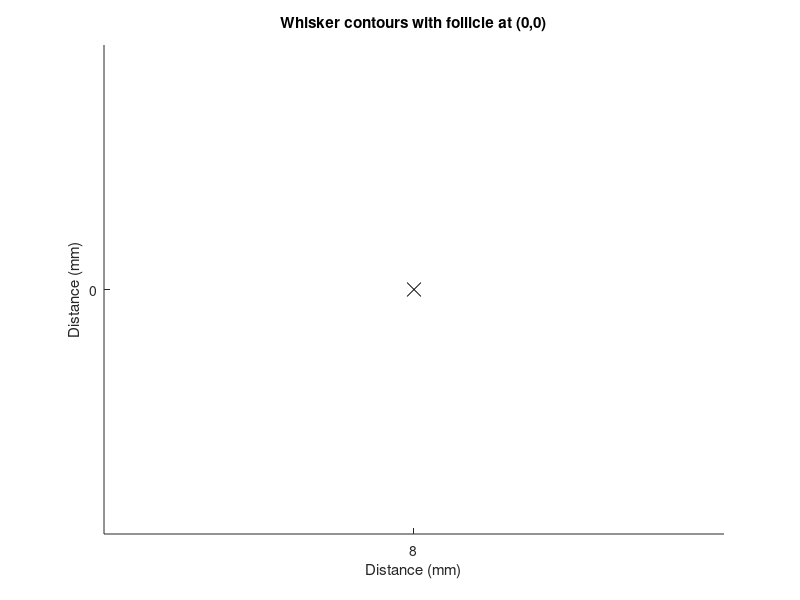

Recreate this plot in MATLAB. (Note: this script raises an error after producing the figure.)


%% bendingRods5 with rotation
% whisker angle at based - theta0
% object position - (x y)
% rotate frame of reference by -theta0 by applying a rotation matrix
%
% 
% --------------misc simulation paramters
n_segments=1000; % number of finite elements
pole_pos_in_mm = 8; % distance of pole form the face; along x- axis <-- CHANGE

numPosForces=19; % number of simulations with non-zero forces
incr=1.0; % increment of intended angle, degrees
thetaMin=incr; % min angle with positive force
thetaMax=numPosForces*incr; % max angle with positive force

anglesAtBases=incr:incr:thetaMax; % intended angles at base
numZeroForces=15; % number of simulations with zero forces (i.e. before whisker strikes object)

% --------------setting up plots
r0=[pole_pos_in_mm/1000 0]'; % pole pos in meters
figure(21); cla; hold
plot(r0(1)*1000, r0(2)*1000, 'kx', 'MarkerSize', 10); % point of force application
axis equal
title('Whisker contours with follicle at (0,0)');
xlabel('Distance (mm)');
ylabel('Distance (mm)');

% --------------mouse pad elasticitiy
% assume that moment = kTheta * dTheta 
% moment = [N m]; dTheta = [rad]; kTheta = [N m / rad]
kTheta = 5e-6; % in rad/(Nm); larger means stiffer <-- CHANGE

% --------------setting whisker parameters 
% rat whiskers
% wh.ym=3.5e9; % young's modulus in pascal
% wh.L=0.060; % whisker length in meters
% base_radius=1.00e-4;
%
% mouse whisker parameters
conical=1; % whisker has conical shape
wh.ym=5e9; % young's modulus in pascal
base_radius= 33.5e-6; % in meters
wh.L = 16e-3; % whisker length in meters

segment=wh.L/n_segments; % in meters; total length is n_segments * segment

if ~ conical
    I(1:n_segments)=(pi/4)*base_radius^4; %uniform
else
    I(1:n_segments)=(pi/4)*(base_radius*(1-(1:n_segments)*segment/wh.L)).^4;  %conical
end
wh.I=I; % moment of inertia



% --------------simulation 
% numPosForces=20;
% incr=1.0;
% thetaMin=incr;
% thetaMax=numPosForces*incr;
% 
% anglesAtBases=incr:incr:thetaMax; 
% numZeroForces=15;
%C anglesAtBases=(-(numZeroForces-1))*incr:incr:thetaMax; 

tolerance=0.0000001;
options = optimset('TolFun',tolerance);

contourLoc=0.008;
f=1/30000;
initialCondition = [contourLoc f];

f_axial=[];
moment=[];

contours=zeros(length(anglesAtBases)+numZeroForces, 2, n_segments+1); % to store trajectories

for j=1:numPosForces
    
    theta0=pi*anglesAtBases(j)/180;
    rotTheta0=[cos(-theta0) -sin(-theta0); sin(-theta0) cos(-theta0)];
    r1=rotTheta0*r0;
    rotTheta0=[cos(-theta0) -sin(-theta0); sin(-theta0) cos(-theta0)];
    a=r1';
    
    [x,fval,exitflag,output] = fminsearch(@(x) bendingRods5(x, a, wh),initialCondition, options); % x = [s_pole force]
    
    if fval < tolerance*100 % Kluge; I don't understand why fminsearch 'converges' even though the 'tolerance' is never reached
        wh=bendingRods5wPlot(x, wh);
        for i=1:size(wh.x, 2)
            temp=[wh.x(i) wh.y(i)]';
            temp=rotTheta0*temp;
            wh.x(i)=temp(1);
            wh.y(i)=temp(2);
        end
        %plot(wh.x*1000, -wh.y*1000, 'r', 'LineWidth', 1.0); % minus is to keep with convention
        contours(j+numZeroForces, 1, :)=wh.x*1000;
        contours(j+numZeroForces, 2, :)=wh.y*1000;
        plot(squeeze(contours(j+numZeroForces, 1, :)), -squeeze(contours(j+numZeroForces, 2, :)), 'r', 'LineWidth', 1.0);
    else
        wh.f_axial=0;
        wh.moment=0;
    end
    f_axial=[f_axial wh.f_axial];
    moment=[moment wh.moment];
    
end

intendedAnglesAtBases=anglesAtBases-(180/pi)*moment/kTheta; % correct for compliance in the whisker pad
%hold off
%figure; hold
ind=find(f_axial==0);
if ~isempty(ind)
    startind=min(ind)-1;
    for i=1:length(ind)
        intendedAnglesAtBases(startind+i)=intendedAnglesAtBases(startind+i-1)+incr;
        contours(startind+i+numZeroForces, 1, :)=segment*((1:(n_segments+1))-1)*cosd(intendedAnglesAtBases(startind+i))*1000;
        contours(startind+i+numZeroForces, 2, :)=-segment*((1:(n_segments+1))-1)*sind(intendedAnglesAtBases(startind+i))*1000;
        plot(squeeze(contours(startind+i+numZeroForces, 1, :)), -squeeze(contours(startind+i+numZeroForces, 2, :)), 'b', 'LineWidth', 1.0);
        %startind+i
    end
end

moment=abs(moment);
f_axial=abs(f_axial);
moment=[zeros(1, numZeroForces) moment];
f_axial=[zeros(1, numZeroForces)  f_axial];

intendedAnglesAtBases=[(-(numZeroForces-1)*incr):incr:0 intendedAnglesAtBases];

for i=1:numZeroForces
    contours(i, 1, :)=segment*((1:(n_segments+1))-1)*cosd(intendedAnglesAtBases(i))*1000;
    contours(i, 2, :)=-segment*((1:(n_segments+1))-1)*sind(intendedAnglesAtBases(i))*1000;
    plot(squeeze(contours(i, 1, :)), -squeeze(contours(i, 2, :)), 'b', 'LineWidth', 1.0);
end

hold off

figure(22); 
subplot(2,2,1); 
xlabel('whisker angle at follicle (degrees)')
ylabel('moment (Nm)')
xlim([-20 30])
set(gca, 'xtick',[-20 : 10 : 30])
line(intendedAnglesAtBases, moment,'Color','r')

subplot(2,2,2); 
xlabel('whisker angle at follicle (degrees)')
ylabel('axial_force (N)')
xlim([-20 30])
set(gca, 'xtick',[-20 : 10 : 30])
line(intendedAnglesAtBases, f_axial,'Color','r')

subplot(2, 2, 3); 
ylabel('axial_force (N)')
xlabel('moment (Nm)')
line(moment, f_axial, 'Color','r')

simResults.f_axial=f_axial;
simResults.moment=moment;
simResults.contours=contours;
simResults.intendedAnglesAtBases=intendedAnglesAtBases;


% Plot Decision boundary
subplot(2,2,1); 
data = get(gca,'Children');
x1 = get(data(1),'XData');
x2 = get(data(2),'XData');
xx = x1 + x2;
xx = xx/2;
y1 = get(data(1),'YData');
y2 = get(data(2),'YData');
yy = y1 + y2;
yy = yy/2;
line(xx, yy,'Color','c')


subplot(2,2,2); 
xlabel('whisker angle at follicle (degrees)')
ylabel('axial_force (N)')
xlim([-20 30])
set(gca, 'xtick',[-20 : 10 : 30])
line(intendedAnglesAtBases, f_axial,'Color','b')

subplot(2, 2, 3); 
ylabel('axial_force (N)')
xlabel('moment (Nm)')
line(moment, f_axial, 'Color','b')

%% ______________________animate whisking - two locations
% assume that contours have been tracked
% contours, f_axial, moment all need to be defined
% to do: 

load('simResults5');
f_axialGO=simResults5.f_axial;
contoursGO=simResults5.contours;
momentGO=simResults5.moment;

load('simResults8');
f_axialNG=simResults8.f_axial;
contoursNG=simResults8.contours;
momentNG=simResults8.moment;
intendedAnglesAtBases=simResults8.intendedAnglesAtBases

% load('intendedAnglesAtBases');
% load('contoursGO');load('contoursNG');
% load('momentGO');load('momentNG');
% load('f_axialGO');load('f_axialNG');

h23=figure(23); % arbitrary figure number
set(h23, 'Position', [50 50 1000 500], 'Color', 'w')

% axes on the left
x_lim=[-wh.L*1000*0.1 wh.L*1000*1.1]; y_lim=[-wh.L*1000*0.60 wh.L*1000*0.45];
hl=axes('Units', 'normalized', 'Position', [.07 .20 .25 .5], 'XLim', x_lim, 'YLim', ...
    y_lim, 'NextPlot', 'replacechildren', 'FontSize', 16);
axis square
xlabel('Distance (mm)'); ylabel('Distance (mm)')
ht=title('Go - object near', 'Color','b', 'FontSize', 20)

% plot circle to indicate pole
%h_pNG=line(8,0, 'Marker', 'o', 'Color', 'r', 'LineWidth', 1.5, 'MarkerFaceColor', 'r');
h_p=line(4,0, 'Marker', 'o', 'Color', 'b', 'LineWidth', 1.5, 'MarkerFaceColor', 'b');

h_w=line(squeeze(contoursGO(1, 1, :)), -squeeze(contoursGO(1, 2, :)), 'Linewidth', 1.5, 'Color', 'k');
%define and plot the follicle
follX=[contours(1, 1, 1), -50*(contours(1, 1, 2)- contours(1, 1, 1))];
follY=[contours(1, 2, 1), 50*(contours(1, 2, 2)- contours(1, 2, 1))];
h_f=line(follX, follY, 'Color', 'm', 'Linewidth', 3);

% axes in the middle
xm=abs(max(intendedAnglesAtBases)-min(intendedAnglesAtBases)); x_lim=[min(intendedAnglesAtBases)-0.05*xm max(intendedAnglesAtBases)+0.05*xm]; 
ym=abs(max(momentGO)-min(momentGO)); y_lim=[min(momentGO)-0.05*ym max(momentGO)+0.05*ym];
hm=axes('Units', 'normalized', 'Position', [.38 .15 .25 .6], 'NextPlot', 'replacechildren', ...
    'XLim', x_lim,'YLim', y_lim, 'FontSize', 16);
xlabel('Angle at follicle (degrees)'); ylabel('Moment (Nm)')

% plot the moment vs angle line with green dot on top
h_mGO=line(intendedAnglesAtBases, momentGO, 'Linewidth', 1.5, 'Color', 'b');
h_mNG=line(intendedAnglesAtBases, momentNG, 'Linewidth', 1.5, 'Color', 'r');
h_mp=line(intendedAnglesAtBases(1), momentGO(1), 'Marker', 'o', 'Color', 'b', 'LineWidth', 1.5, 'MarkerFaceColor', 'b', 'MarkerSize', 10); % green point - to move

% axes on the right
yr=abs(max(f_axialGO)-min(f_axialGO)); y_lim=[min(f_axialGO)-0.05*yr max(f_axialGO)+0.05*yr];
hr=axes('Units', 'normalized', 'Position', [.70 .15 .25 .6], 'NextPlot', 'replacechildren', ...
    'XLim', x_lim,'YLim', y_lim, 'FontSize', 16);
xlabel('Angle at follicle (degrees)'); ylabel('Axial Force (N)')


% plot the moment vs angle line with green dot on top
h_rGO=line(intendedAnglesAtBases, f_axialGO, 'Linewidth', 1.5, 'Color', 'b');
h_rNG=line(intendedAnglesAtBases, f_axialNG, 'Linewidth', 1.5, 'Color', 'r');
h_rp=line(intendedAnglesAtBases(1), f_axialGO(1), 'Marker', 'o', 'Color', 'b', 'LineWidth', 1.5, 'MarkerFaceColor', 'b', 'MarkerSize', 10); % green point - to move

aviobj = avifile('testNoCompr1.avi', 'fps', 5, 'compression', 'None', 'quality', 100);

frameNumber=0;
for i=1:size(contoursGO,1)
    frameNumber=frameNumber+1;
    set(h_w, 'XData', squeeze(contoursGO(i, 1, :)), 'YData', -squeeze(contoursGO(i, 2, :))) 
    follX=[contoursGO(i, 1, 1), -50*(contoursGO(i, 1, 2)- contoursGO(i, 1, 1))];
    follY=[contoursGO(i, 2, 1), 50*(contoursGO(i, 2, 2)- contoursGO(i, 2, 1))];
    set(h_f, 'XData', follX, 'YData', follY);
    set(h_mp, 'XData', intendedAnglesAtBases(i),'YData',momentGO(i));
    set(h_rp, 'XData', intendedAnglesAtBases(i),'YData',f_axialGO(i));
    F(frameNumber)=getframe(h23);
%    aviobj=addframe(aviobj,F(frameNumber));
    %pause
end

for i=size(contoursGO,1):-1:1
    frameNumber=frameNumber+1;
    set(h_w, 'XData', squeeze(contoursGO(i, 1, :)), 'YData', -squeeze(contoursGO(i, 2, :))) 
    follX=[contoursGO(i, 1, 1), -50*(contoursGO(i, 1, 2)- contoursGO(i, 1, 1))];
    follY=[contoursGO(i, 2, 1), 50*(contoursGO(i, 2, 2)- contoursGO(i, 2, 1))];
    set(h_f, 'XData', follX, 'YData', follY);
    set(h_mp, 'XData', intendedAnglesAtBases(i),'YData',momentGO(i));
    set(h_rp, 'XData', intendedAnglesAtBases(i),'YData',f_axialGO(i));
    F(frameNumber)=getframe(h23);
%    aviobj=addframe(aviobj,F(frameNumber));
    %pause
end

% set up NG conditions
% remove green dot; add red dot

axes(hl);
set(h_p, 'XData', 8, 'YData', 0, 'Color', 'r', 'MarkerFaceColor', 'r');
%h_p=line(8,0, 'Marker', 'o', 'Color', 'r', 'LineWidth', 1.5, 'MarkerFaceColor', 'r');
delete(ht);
ht=title('NoGo - object far', 'Color','r', 'FontSize', 20)

axes(hm);
set(h_mp, 'XData', intendedAnglesAtBases(1), 'YData', momentNG(1), 'Color', 'r', 'MarkerFaceColor', 'r');
%h_mp=line(intendedAnglesAtBases(1), momentNG(1), 'Marker', 'o', 'Color', 'r', 'LineWidth', 1.5, 'MarkerFaceColor', 'r', 'MarkerSize', 10); 

axes(hr);
set(h_rp, 'XData', intendedAnglesAtBases(1), 'YData', f_axialNG(1), 'Color', 'r', 'MarkerFaceColor', 'r');
%h_rp=line(intendedAnglesAtBases(1), f_axialNG(1), 'Marker', 'o', 'Color', 'r', 'LineWidth', 1.5, 'MarkerFaceColor', 'r', 'MarkerSize', 10); 

for i=1:size(contoursNG,1)
    frameNumber=frameNumber+1;
    set(h_w, 'XData', squeeze(contoursNG(i, 1, :)), 'YData', -squeeze(contoursNG(i, 2, :))) 
    follX=[contoursNG(i, 1, 1), -50*(contoursNG(i, 1, 2)- contoursNG(i, 1, 1))];
    follY=[contoursNG(i, 2, 1), 50*(contoursNG(i, 2, 2)- contoursNG(i, 2, 1))];
    set(h_f, 'XData', follX, 'YData', follY);
    set(h_mp, 'XData', intendedAnglesAtBases(i),'YData',momentNG(i));
    set(h_rp, 'XData', intendedAnglesAtBases(i),'YData',f_axialNG(i));
    F(frameNumber)=getframe(h23);
%    aviobj=addframe(aviobj,F(frameNumber));
    %pause
end

for i=size(contoursNG,1):-1:1
    frameNumber=frameNumber+1;
    set(h_w, 'XData', squeeze(contoursNG(i, 1, :)), 'YData', -squeeze(contoursNG(i, 2, :))) 
    follX=[contoursNG(i, 1, 1), -50*(contoursNG(i, 1, 2)- contoursNG(i, 1, 1))];
    follY=[contoursNG(i, 2, 1), 50*(contoursNG(i, 2, 2)- contoursNG(i, 2, 1))];
    set(h_f, 'XData', follX, 'YData', follY);
    set(h_mp, 'XData', intendedAnglesAtBases(i),'YData',momentNG(i));
    set(h_rp, 'XData', intendedAnglesAtBases(i),'YData',f_axialNG(i));
    F(frameNumber)=getframe(h23);
%    aviobj=addframe(aviobj,F(frameNumber));
    %pause
end

aviobj=close(aviobj);
movie(h23, F, 3)
% movie2avi(F, 'testRLE1.avi', 'fps', 5, 'compression', 'RLE', 'quality', 100) % no MSVC, RLE, 

%% animate whisking - one location
% assume that contours have been tracked
% contours, f_axial, moment all need to be defined
% to do: 

h23=figure(23); % arbitrary figure number
set(h23, 'Position', [50 50 1000 500], 'Color', 'w')

% axes on the left
x_lim=[-wh.L*1000*0.1 wh.L*1000*1.1]; y_lim=[-wh.L*1000*0.60 wh.L*1000*0.45];
hl=axes('Units', 'normalized', 'Position', [.05 .20 .25 .5], 'XLim', x_lim, 'YLim', ...
    y_lim, 'NextPlot', 'replacechildren');
axis square
xlabel('Distance (mm)'); ylabel('Distance (mm)')

% plot circle to indicate pole
h_p=line(r0(1)*1000,r0(2)*1000+0.3, 'Marker', 'o', 'Color', 'r', 'LineWidth', 1.5, 'MarkerFaceColor', 'r');

h_w=line(squeeze(contours(1, 1, :)), -squeeze(contours(1, 2, :)), 'Linewidth', 1.5);
%define and plot the follicle
follX=[contours(1, 1, 1), -50*(contours(1, 1, 2)- contours(1, 1, 1))];
follY=[contours(1, 2, 1), 50*(contours(1, 2, 2)- contours(1, 2, 1))];
h_f=line(follX, follY, 'Color', 'k', 'Linewidth', 3);

% axes in the middle
xm=abs(max(intendedAnglesAtBases)-min(intendedAnglesAtBases)); x_lim=[min(intendedAnglesAtBases)-0.05*xm max(intendedAnglesAtBases)+0.05*xm]; 
ym=abs(max(moment)-min(moment)); y_lim=[min(moment)-0.05*ym max(moment)+0.05*ym];
hm=axes('Units', 'normalized', 'Position', [.4 .15 .25 .6], 'NextPlot', 'replacechildren', ...
    'XLim', x_lim,'YLim', y_lim);
xlabel('Angle at follicle (degrees)'); ylabel('Moment (Nm)')

% plot the moment vs angle line with green dot on top
h_m=line(intendedAnglesAtBases, moment, 'Linewidth', 1.5);
h_mp=line(intendedAnglesAtBases(1), moment(1), 'Marker', 'o', 'Color', 'b', 'LineWidth', 1.5, 'MarkerFaceColor', 'b', 'MarkerSize', 10); % green point - to move

% axes on the right
yr=abs(max(f_axial)-min(f_axial)); y_lim=[min(f_axial)-0.05*yr max(f_axial)+0.05*yr];
hr=axes('Units', 'normalized', 'Position', [.70 .15 .25 .6], 'NextPlot', 'replacechildren', ...
    'XLim', x_lim,'YLim', y_lim);
xlabel('Angle at follicle (degrees)'); ylabel('Axial Force (N)')

% plot the moment vs angle line with green dot on top
h_r=line(intendedAnglesAtBases, f_axial, 'Linewidth', 1.5);
h_rp=line(intendedAnglesAtBases(1), f_axial(1), 'Marker', 'o', 'Color', 'b', 'LineWidth', 1.5, 'MarkerFaceColor', 'b', 'MarkerSize', 10); % green point - to move

aviobj = avifile('testCinepak2.avi', 'fps', 5, 'compression', 'Cinepak', 'quality', 100);

for i=1:size(contours,1)
    set(h_w, 'XData', squeeze(contours(i, 1, :)), 'YData', -squeeze(contours(i, 2, :))) 
    follX=[contours(i, 1, 1), -50*(contours(i, 1, 2)- contours(i, 1, 1))];
    follY=[contours(i, 2, 1), 50*(contours(i, 2, 2)- contours(i, 2, 1))];
    set(h_f, 'XData', follX, 'YData', follY);
    set(h_mp, 'XData', intendedAnglesAtBases(i),'YData',moment(i));
    set(h_rp, 'XData', intendedAnglesAtBases(i),'YData',f_axial(i));
    F(i)=getframe(h23);
    aviobj=addframe(aviobj,F(i));
    pause(0.2)
end

for i=size(contours,1):-1:1
    set(h_w, 'XData', squeeze(contours(i, 1, :)), 'YData', -squeeze(contours(i, 2, :))) 
    follX=[contours(i, 1, 1), -50*(contours(i, 1, 2)- contours(i, 1, 1))];
    follY=[contours(i, 2, 1), 50*(contours(i, 2, 2)- contours(i, 2, 1))];
    set(h_f, 'XData', follX, 'YData', follY);
    set(h_mp, 'XData', intendedAnglesAtBases(i),'YData',moment(i));
    set(h_rp, 'XData', intendedAnglesAtBases(i),'YData',f_axial(i));
    F(2*size(contours,1)-i+1)=getframe(h23);
    aviobj=addframe(aviobj,F(i));
    pause(.2)
end

aviobj=close(aviobj);
%movie(h23, F, 3)
%movie2avi(F, 'testRLE1.avi', 'fps', 5, 'compression', 'RLE', 'quality',
%100) % no MSVC, RLE, 